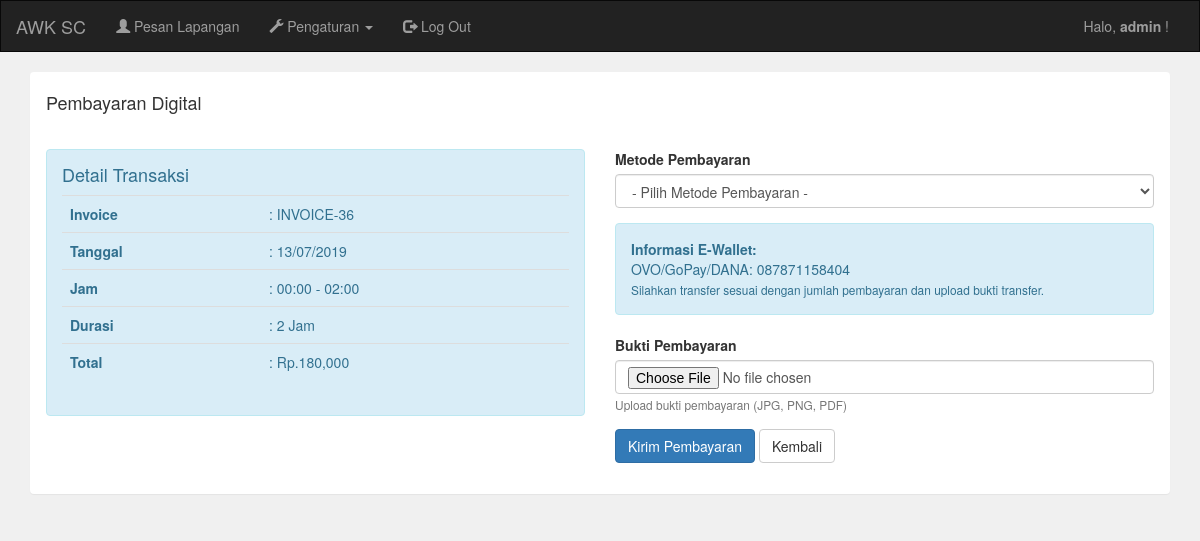
The app's page /user/pembayaran.php?id=36 (signed in) with its own data.
### tables this page shows
CREATE TABLE IF NOT EXISTS `transaksi` (
`transaksi_id` int(11) NOT NULL,
  `transaksi_jam_pemesanan` datetime NOT NULL,
  `transaksi_tgl` date NOT NULL,
  `transaksi_pelanggan` varchar(11) NOT NULL,
  `jam_mulai` time NOT NULL,
  `transaksi_harga` int(11) NOT NULL,
  `transaksi_durasi` int(11) NOT NULL,
  `transaksi_jam_selesai` time NOT NULL,
  `transaksi_status` int(11) NOT NULL,
  `transaksi_lap` int(11) NOT NULL
);

### user/pembayaran.php (the view, shortened to what this page needs)
<?php include 'header.php'; ?>
<div class="container">
    <div class="panel">
        <div class="panel-heading">
            <h4>Pembayaran Digital</h4>
        </div>
        <div class="panel-body">
            <?php
            include '../koneksi.php';
            $id = $_GET['id'];
            $transaksi = mysqli_query($koneksi, "SELECT * FROM transaksi WHERE transaksi_id='$id'");
            $t = mysqli_fetch_assoc($transaksi);
            $cek_pembayaran = mysqli_query($koneksi, "SELECT * FROM pembayaran WHERE transaksi_id='$id'");
            $sudah_bayar = mysqli_num_rows($cek_pembayaran);
            if($sudah_bayar > 0) {
                $p = mysqli_fetch_assoc($cek_pembayaran);
                ?>
                <div class="alert alert-info">
                    <h4>Status Pembayaran: <?php echo ucfirst($p['pembayaran_status']); ?></h4>
                    <p>Tanggal: <?php echo date('d/m/Y H:i', strtotime($p['pembayaran_tanggal'])); ?></p>
                    <p>Metode: <?php echo $p['pembayaran_metode']; ?></p>
                    <p>Jumlah: Rp.<?php echo number_format($p['pembayaran_jumlah']); ?></p>
                    <?php if($p['pembayaran_status'] == 'pending'): ?>
                    <p class="text-warning">Pembayaran Anda sedang diproses oleh admin.</p>
                    <?php elseif($p['pembayaran_status'] == 'confirmed'): ?>
                    <p class="text-success">Pembayaran Anda telah dikonfirmasi.</p>
                    <?php else: ?>
                    <p class="text-danger">Pembayaran Anda ditolak. Silakan hubungi admin atau lakukan pembayaran ulang.</p>
                    <a href="pembayaran.php?id=<?php echo $id; ?>&reset=1" class="btn btn-warning">Bayar Ulang</a>
                    <?php endif; ?>
                </div>
                <?php
                if(isset($_GET['reset']) && $_GET['reset'] == 1) {
                    mysqli_query($koneksi, "DELETE FROM pembayaran WHERE transaksi_id='$id'");
                    echo "<script>window.location='pembayaran.php?id=".$id."';</script>";
                }
            } else {
            ?>
            <div class="row">
                <div class="col-md-6">
                    <div class="alert alert-info">
                        <h4>Detail Transaksi</h4>
                        <table class="table">
                            <tr>
                                <th>Invoice</th>
                                <td>: INVOICE-<?php echo $t['transaksi_id']; ?></td>
                            </tr>
                            <tr>
                                <th>Tanggal</th>
                                <td>: <?php echo date('d/m/Y', strtotime($t['transaksi_tgl'])); ?></td>
                            </tr>
                            <tr>
                                <th>Jam</th>
                                <td>: <?php echo date('H:i', strtotime($t['jam_mulai'])); ?> - <?php echo date('H:i', strtotime($t['transaksi_jam_selesai'])); ?></td>
                            </tr>
                            <tr>
                                <th>Durasi</th>
                                <td>: <?php echo $t['transaksi_durasi']; ?> Jam</td>
                            </tr>
                            <tr>
                                <th>Total</th>
                                <td>: Rp.<?php echo number_format($t['transaksi_harga']); ?></td>
                            </tr>
                        </table>
                    </div>
                </div>
                <div class="col-md-6">
                    <form action="pembayaran_aksi.php" method="post" enctype="multipart/form-data">
                        <div class="form-group">
                            <label>Metode Pembayaran</label>
                            <select class="form-control" name="metode" required>
                                <option value="">- Pilih Metode Pembayaran -</option>
                            </select>
                        </div>
                        <div class="alert alert-info">
                            <strong>Informasi E-Wallet:</strong><br>
                            OVO/GoPay/DANA: 087871158404<br>
                            <small>Silahkan transfer sesuai dengan jumlah pembayaran dan upload bukti transfer.</small>
                        </div>
                        <div class="form-group">
                            <label>Bukti Pembayaran</label>
                            <input type="file" name="bukti" class="form-control" required>
                            <small class="text-muted">Upload bukti pembayaran (JPG, PNG, PDF)</small>
                        </div>
                        <div class="form-group">
                            <input type="submit" value="Kirim Pembayaran" class="btn btn-primary">
                            <a href="transaksi.php" class="btn btn-default">Kembali</a>
                        </div>
                    </form>
                </div>
            </div>
            <?php } ?>
        </div>
    </div>
</div>
<?php include 'footer.php'; ?>

### records on screen
transaksi: transaksi_id "36", transaksi_tgl "13/07/2019", jam_mulai "00:00", transaksi_jam_selesai "02:00", transaksi_durasi "2", transaksi_harga "180,000"

### other values on screen
$_SESSION['username'] "admin"
